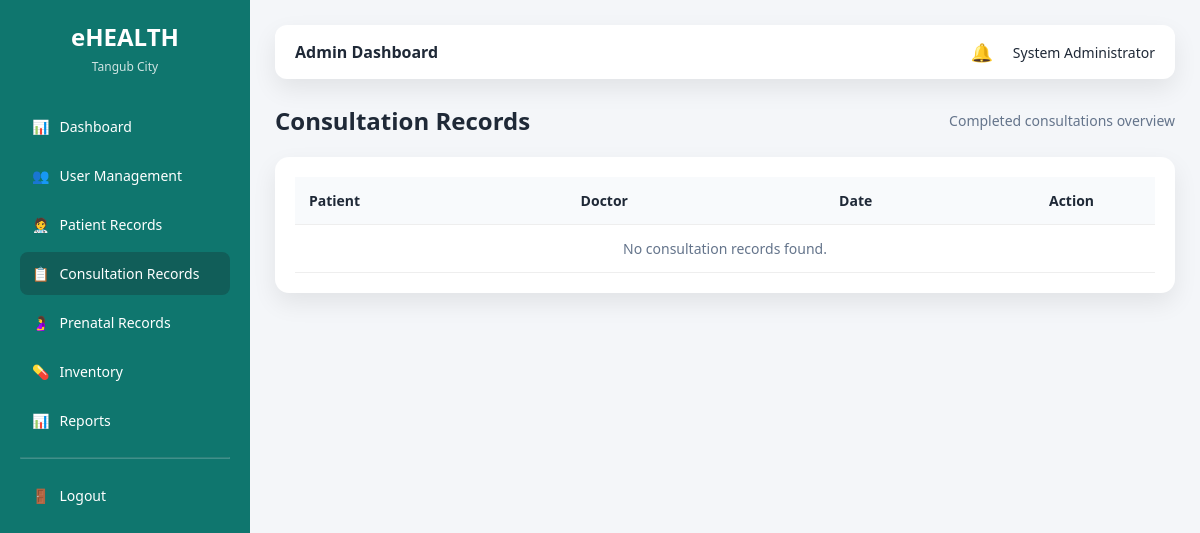
The app's page /admin/consultations.php (signed in), older data.
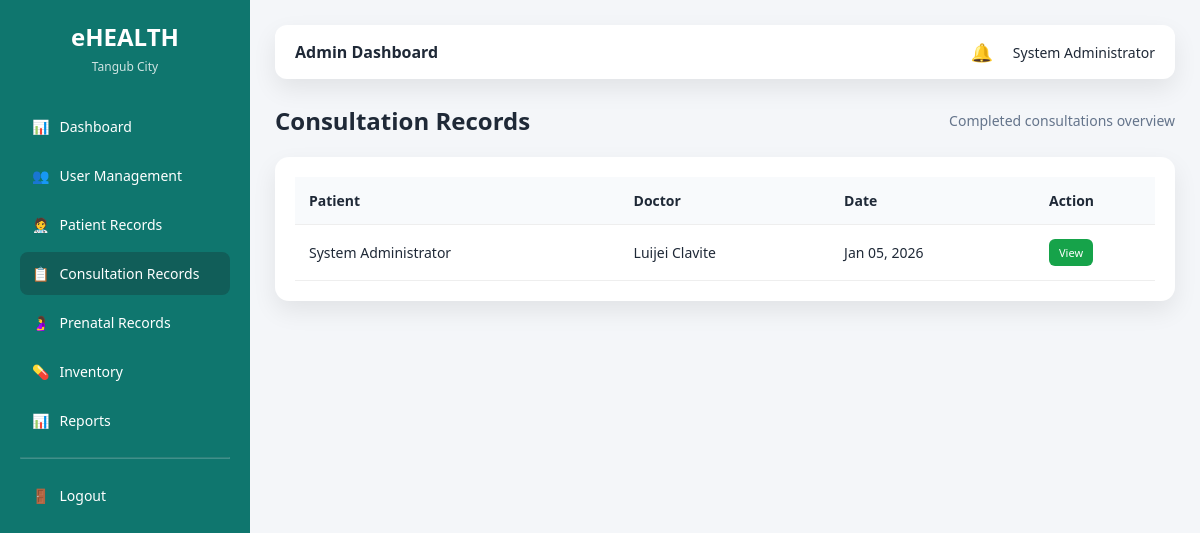
The same page, newer data.
### tables this page shows
CREATE TABLE `consultations` (
  `consultation_id` int(11) NOT NULL,
  `appointment_id` int(11) NOT NULL,
  `doctor_id` int(11) NOT NULL,
  `patient_id` int(11) NOT NULL,
  `symptoms` text DEFAULT NULL,
  `diagnosis` text DEFAULT NULL,
  `prescription` text DEFAULT NULL,
  `notes` text DEFAULT NULL,
  `created_at` timestamp NOT NULL DEFAULT current_timestamp()
);

CREATE TABLE `users` (
  `user_id` int(11) NOT NULL,
  `full_name` varchar(100) NOT NULL,
  `email` varchar(100) NOT NULL,
  `password` varchar(255) NOT NULL,
  `role` enum('admin','staff','doctor','patient') NOT NULL,
  `status` enum('active','inactive') DEFAULT 'active',
  `created_at` timestamp NOT NULL DEFAULT current_timestamp()
);

CREATE TABLE `appointments` (
  `appointment_id` int(11) NOT NULL,
  `patient_id` int(11) NOT NULL,
  `doctor_id` int(11) NOT NULL,
  `appointment_date` date NOT NULL,
  `appointment_time` time NOT NULL,
  `reason` text DEFAULT NULL,
  `qr_code` varchar(255) DEFAULT NULL,
  `status` enum('Pending','Approved','Completed','Cancelled') DEFAULT 'Pending',
  `created_at` timestamp NOT NULL DEFAULT current_timestamp()
);

### admin/consultations.php (the view, shortened to what this page needs)
<?php
require_once "../config/database.php";
$consultations = mysqli_query($conn, "
    SELECT
        c.consultation_id,
        u.full_name AS patient_name,
        d.full_name AS doctor_name,
        a.appointment_date,
        a.appointment_time
    FROM consultations c
    JOIN appointments a ON c.appointment_id = a.appointment_id
    JOIN users u ON a.patient_id = u.user_id
    JOIN users d ON a.doctor_id = d.user_id
    ORDER BY c.created_at DESC
");
$viewId   = $_GET['view'] ?? null;
$fullView = isset($_GET['full']) && $viewId;
?>
<!DOCTYPE html>
<html>
<head>
    <link rel="stylesheet" href="../assets/css/ui.css">
</head>
<body>
<div class="layout">
<?php require_once "../layouts/sidebar.php"; ?>
<main class="main">
<?php require_once "../layouts/topbar.php"; ?>
<div class="page-header">
    <h2>Consultation Records</h2>
    <p style="color:#64748b;font-size:14px;">
        Completed consultations overview
    </p>
</div>
<div class="split">
<?php if (!$fullView): ?>
<div class="card">
<table>
<thead>
<tr>
    <th>Patient</th>
    <th>Doctor</th>
    <th>Date</th>
    <th style="width:120px;">Action</th>
</tr>
</thead>
<tbody>
<?php if (mysqli_num_rows($consultations) === 0): ?>
<tr>
    <td colspan="4" style="text-align:center;color:#64748b;">
        No consultation records found.
    </td>
</tr>
<?php endif; ?>
<?php while ($c = mysqli_fetch_assoc($consultations)): ?>
<tr>
    <td><?= htmlspecialchars($c['patient_name']) ?></td>
    <td><?= htmlspecialchars($c['doctor_name']) ?></td>
    <td><?= date("M d, Y", strtotime($c['appointment_date'])) ?></td>
    <td>
        <a href="?view=<?= $c['consultation_id'] ?>" class="btn btn-success btn-sm">
            View
        </a>
    </td>
</tr>
<?php endwhile; ?>
</tbody>
</table>
</div>
<?php endif; ?>
</div>
</main>
</div>
</body>
</html>

Row changes from the older to the newer data that the page shows:
added consultations: users.full_name "System Administrator", users.full_name "Luijei Clavite", appointment.appointment_date "Jan 05, 2026"
Text that changed along with them:
text no longer shown: "No consultation records found."
